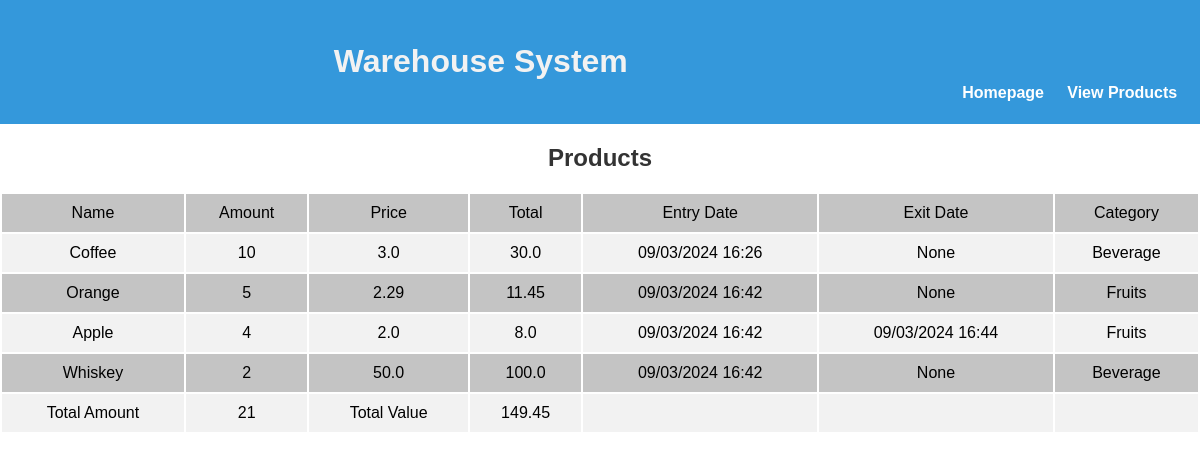
Screenshot of /view/products with the database file from the repository.
### model.py (models this page shows)
class Product(Base):
    __tablename__ = 'products'
    id = Column(Integer, primary_key=True)
    name = Column(String(50), nullable=False)
    price = Column(Float, nullable=False)
    amount = Column(Integer)
    total = Column(Float)
    category_name = Column(String(50), ForeignKey("categories.category_name", ondelete='CASCADE'), nullable=False)
    entry_date = Column(String)
    exit_date = Column(String)
    category = relationship("Category", back_populates="products")

### main.py (the view)
@app.route('/view/products', methods=['GET'])
def view():
    values = DbManagement().get_totals()
    products = DbManagement().get_products()
    return render_template("view.html", products=products, values=values)

### controller.py (called while the page is built)
    def get_products(self) -> str:
        data = session.query(Product).all()
        return data

    def get_totals(self) -> float:
        products = session.query(Product).all()
        total = 0
        qnt = 0
        for product in products:
            total += float(product.total)
            qnt += int(product.amount)
        return {'total': total, 'qnt': qnt}

### templates/view.html (shortened to what this page needs)
<!DOCTYPE html>
<html lang="en">
<head>
    <link rel="stylesheet" href="../static/style.css">
</head>
<body>
    <header>
        <table class="header-link">
            <tr class="header-link">
                <td class="header-link"><h1>Warehouse System</h1></td>
                <td class="header-link"><a class="header-link" href="/">Homepage</a></td>
                <td class="header-link"><a class="header-link" href="/view/products">View Products</a></td>
            </tr>
        </table>
    </header>
    <div class="container">
        <h2>Products</h2>
        <table>
            <tr>
                <td>Name</td>
                <td>Amount</td>
                <td>Price</td>
                <td>Total</td>
                <td>Entry Date</td>
                <td>Exit Date</td>
                <td>Category</td>
            </tr>
            {% for product in products %}
            <tr>
                <td>{{ product.name }}</td>
                <td>{{ product.amount }}</td>
                <td>{{ product.price }}</td>
                <td>{{ product.total }}</td>
                <td>{{ product.entry_date }}</td>
                <td>{{ product.exit_date }}</td>
                <td> {{ product.category_name }} </td>
            </tr>
            {% endfor %}
            <tr>
                <td>Total Amount</td>
                <td>{{ values["qnt"] }}</td>
                <td>Total Value</td>
                <td>{{ values["total"] }}</td>
                <td></td>
                <td></td>
                <td></td>
            </tr>
        </table>
    </div>
</body>
</html>

### static/style.css (style rules this page uses)
header { background-color: #3498db; color: #f2f2f2; text-align: center; padding: 10px; }
body { font-family: 'Arial', sans-serif; margin: 0; padding: 0; }
.container { text-align: center; }
h2 { color: #333; font-size: 24px; margin-bottom: 20px; }
table { width: 100%; }
td, th { padding: 10px; text-align: center; }
tr:nth-child(even) { background-color: #f2f2f2; }
tr:nth-child(odd) { background-color: #c4c4c4; }
a { text-decoration: none; color: #3498db; font-size: 18px; }
table.header-link, th.header-link, td.header-link { background-color: #3498db; font-weight: bold; }
td.header-link:first-child, th.header-link:first-child { width: 80%; }
td.header-link:nth-child(2),td.header-link:nth-child(3) { vertical-align: bottom; }
a.header-link { color: #fff; font-size: 16px; }

### rows the page displays
Product: name "Coffee", amount "10", price "3.0", total "30.0", entry_date "09/03/2024 16:26", exit_date "None", category_name "Beverage"
Product: name "Orange", amount "5", price "2.29", total "11.45", entry_date "09/03/2024 16:42", exit_date "None", category_name "Fruits"
Product: name "Apple", amount "4", price "2.0", total "8.0", entry_date "09/03/2024 16:42", exit_date "09/03/2024 16:44", category_name "Fruits"
Product: name "Whiskey", amount "2", price "50.0", total "100.0", entry_date "09/03/2024 16:42", exit_date "None", category_name "Beverage"

### other values shown
{{ values["qnt"] }} "21"
{{ values["total"] }} "149.45"
